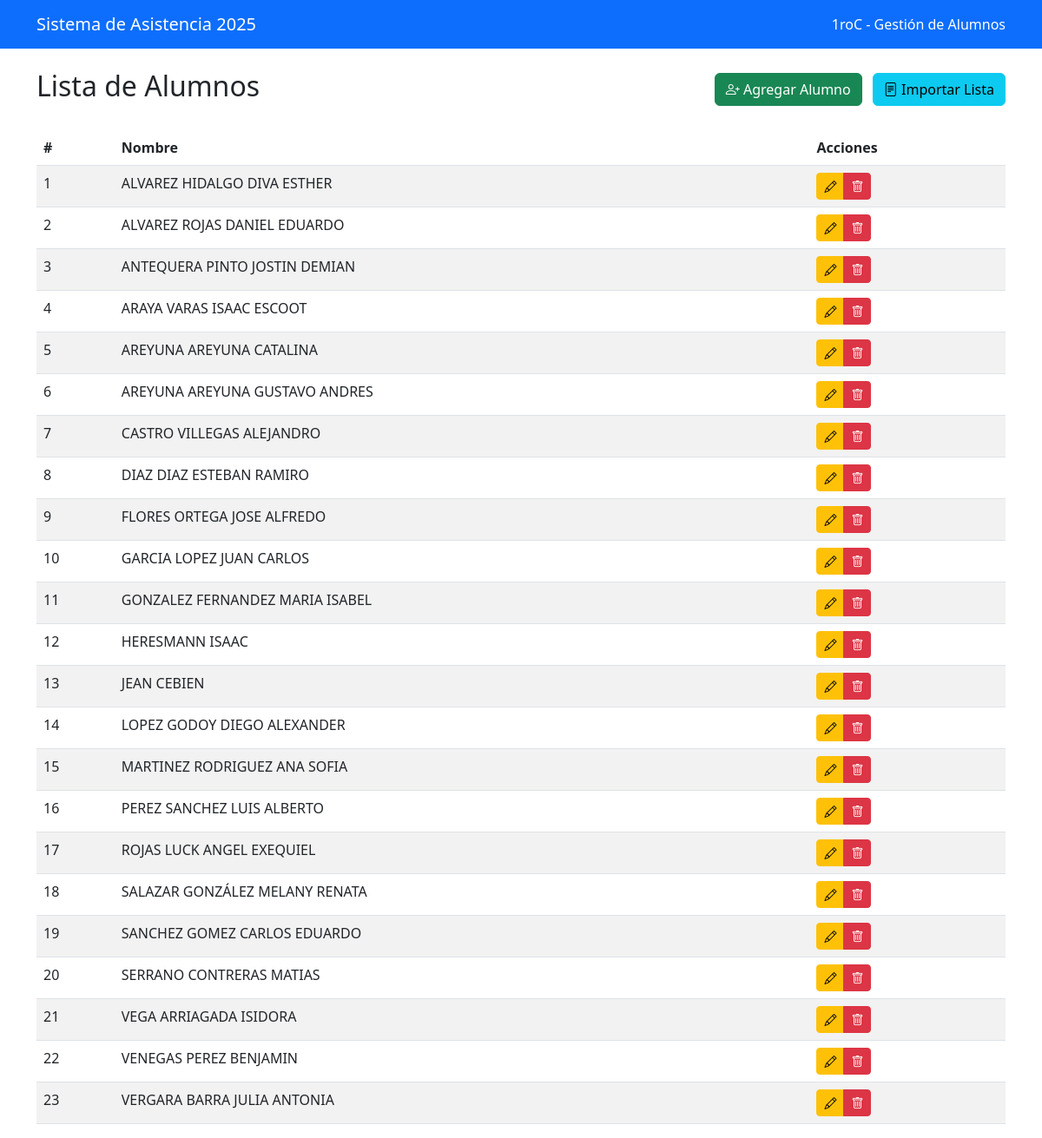
The app's page /curso/1/alumnos (signed in) with its own data.
### tables this page shows
CREATE TABLE cursos (
                id INTEGER PRIMARY KEY AUTOINCREMENT,
                nombre TEXT UNIQUE
            );

CREATE TABLE alumnos (
                id INTEGER PRIMARY KEY AUTOINCREMENT,
                nombre TEXT,
                id_curso INTEGER,
                FOREIGN KEY(id_curso) REFERENCES cursos(id)
            );

### app.py (the view)
@app.route('/curso/<int:id>/alumnos')
@login_required
def gestionar_alumnos(id):
    conn = get_db_connection()
    curso = conn.execute('SELECT * FROM cursos WHERE id = ?', (id,)).fetchone()
    alumnos = conn.execute('SELECT * FROM alumnos WHERE id_curso = ? ORDER BY nombre', (id,)).fetchall()
    conn.close()
    return render_template('alumnos.html', curso=curso, alumnos=alumnos)

### app.py (called while the page is built)
def login_required(f):
    @wraps(f)
    def decorated_function(*args, **kwargs):
        if 'user_id' not in session:
            flash('Por favor inicia sesión para acceder', 'error')
            return redirect(url_for('login'))
        return f(*args, **kwargs)
    return decorated_function

def get_db_connection():
    conn = sqlite3.connect(DB_PATH)
    conn.row_factory = sqlite3.Row
    return conn

### templates/alumnos.html (shortened to what this page needs)
<!DOCTYPE html>
<html lang="es">
<head>
    <link href="https://cdn.jsdelivr.net/npm/bootstrap@5.3.0/dist/css/bootstrap.min.css" rel="stylesheet">
    <link href="https://cdn.jsdelivr.net/npm/bootstrap-icons@1.7.2/font/bootstrap-icons.css" rel="stylesheet">
</head>
<body>
    <nav class="navbar navbar-expand-lg navbar-dark bg-primary">
        <div class="container">
            <a class="navbar-brand" href="/">Sistema de Asistencia 2025</a>
            <div class="navbar-text text-white">
                {{ curso.nombre }} - Gestión de Alumnos
            </div>
        </div>
    </nav>
    <div class="container mt-4">
        <div class="row mb-4">
            <div class="col">
                <div class="d-flex justify-content-between align-items-center">
                    <h2>Lista de Alumnos</h2>
                    <div>
                        <button class="btn btn-success me-2" onclick="agregarAlumno()">
                            <i class="bi bi-person-plus"></i> Agregar Alumno
                        </button>
                        <button class="btn btn-info" onclick="importarLista()">
                            <i class="bi bi-file-text"></i> Importar Lista
                        </button>
                    </div>
                </div>
            </div>
        </div>
        <div class="table-responsive">
            <table class="table table-striped table-hover">
                <thead>
                    <tr>
                        <th>#</th>
                        <th>Nombre</th>
                        <th>Acciones</th>
                    </tr>
                </thead>
                <tbody id="alumnosLista">
                    {% for alumno in alumnos %}
                    <tr id="alumno-{{ alumno.id }}">
                        <td>{{ loop.index }}</td>
                        <td>
                            <span class="alumno-nombre">{{ alumno.nombre }}</span>
                        </td>
                        <td>
                            <div class="btn-group">
                                <button class="btn btn-sm btn-warning" onclick="editarAlumno({{ alumno.id }})">
                                    <i class="bi bi-pencil"></i>
                                </button>
                                <button class="btn btn-sm btn-danger" onclick="confirmarBorrado({{ alumno.id }})">
                                    <i class="bi bi-trash"></i>
                                </button>
                            </div>
                        </td>
                    </tr>
                    {% endfor %}
                </tbody>
            </table>
        </div>
    </div>
</body>
</html>

### records on screen
cursos: nombre "1roC"
alumnos: nombre "ALVAREZ HIDALGO DIVA ESTHER"
alumnos: nombre "ALVAREZ ROJAS DANIEL EDUARDO"
alumnos: nombre "ANTEQUERA PINTO JOSTIN DEMIAN"
alumnos: nombre "ARAYA VARAS ISAAC ESCOOT"
alumnos: nombre "AREYUNA AREYUNA CATALINA"
alumnos: nombre "AREYUNA AREYUNA GUSTAVO ANDRES"
alumnos: nombre "CASTRO VILLEGAS ALEJANDRO"
alumnos: nombre "DIAZ DIAZ ESTEBAN RAMIRO"
alumnos: nombre "FLORES ORTEGA JOSE ALFREDO"
alumnos: nombre "GARCIA LOPEZ JUAN CARLOS"
alumnos: nombre "GONZALEZ FERNANDEZ MARIA ISABEL"
alumnos: nombre "HERESMANN ISAAC"
alumnos: nombre "JEAN CEBIEN"
alumnos: nombre "LOPEZ GODOY DIEGO ALEXANDER"
alumnos: nombre "MARTINEZ RODRIGUEZ ANA SOFIA"
alumnos: nombre "PEREZ SANCHEZ LUIS ALBERTO"
alumnos: nombre "ROJAS LUCK ANGEL EXEQUIEL"
alumnos: nombre "SALAZAR GONZÁLEZ MELANY RENATA"
alumnos: nombre "SANCHEZ GOMEZ CARLOS EDUARDO"
alumnos: nombre "SERRANO CONTRERAS MATIAS"
alumnos: nombre "VEGA ARRIAGADA ISIDORA"
alumnos: nombre "VENEGAS PEREZ BENJAMIN"
alumnos: nombre "VERGARA BARRA JULIA ANTONIA"
